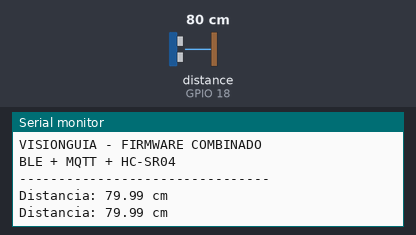
A sketch run on a simulated ESP32. Shown: the last lines printed to the serial monitor. Wiring (inferred from the names in the program): ultrasonic range finder: trigger GPIO 5; echo GPIO 18. The test bench sets the inputs (shaded band); at power-on: distance to the obstacle (sensor on GPIO 18) 80 cm. The echo pulse lasts 58.3 µs per cm; WiFi joins after 1.5 s; servers stay silent unless stated; no MQTT or app messages arrive unless stated; nothing arrives over Bluetooth unless stated; a phone connects over Bluetooth LE 3 s after start.

Above: at 2.8 s.
2.9 s: distance to the obstacle (sensor on GPIO 18) set to 2 cm
At 3.9 s:
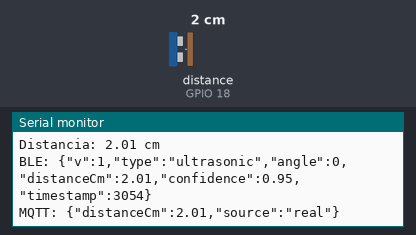
4.5 s: distance to the obstacle (sensor on GPIO 18) set to 4 cm
At 5.7 s:
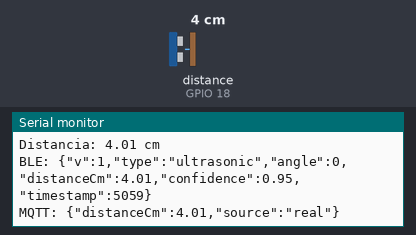
Timing chart, 0 to 7.5 s (numbered marks = the images above; inputs shaded):
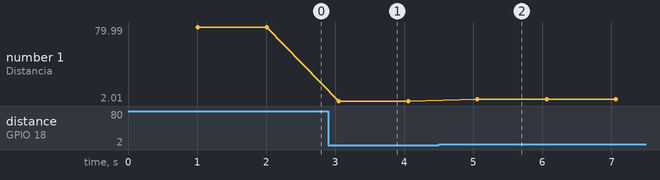

Measured:
- after the input at 2.9 s, the serial monitor: prints a new line after 0.15 s (image 1)
- after the input at 4.5 s, the serial monitor: prints a new line after 0.56 s (image 2)
- plotted number 1: 79.99 → 2.01 after the input at 2.9 s, 2.01 → 4.01 after the input at 4.5 s

The sketch:

VisionGuia_ESP32.ino
```cpp
#include <WiFi.h>
#include <PubSubClient.h>
#include <BLEDevice.h>
#include <BLEServer.h>
#include <BLEUtils.h>
#include <BLE2902.h>

// =============================================
// 1. CONFIGURACION WIFI
// =============================================

const char* WIFI_SSID = "FAM_MAYES";
const char* WIFI_PASSWORD = "28201418";

// =============================================
// 2. CONFIGURACION MQTT
// =============================================

const char* MQTT_SERVER = "192.168.18.22";
const int MQTT_PORT = 1883;

const char* MQTT_TOPIC = "visionguia/sensor/distancia";
const char* MQTT_CLIENT_ID = "VisionGuia-ESP32-Combined";

// =============================================
// 3. SENSOR HC-SR04
// =============================================

#define TRIG_PIN 5
#define ECHO_PIN 18

const unsigned long MEASUREMENT_INTERVAL = 1000;

// =============================================
// 4. UUID BLE - DEBEN COINCIDIR CON ANDROID
// =============================================

#define SERVICE_UUID "7e400001-b5a3-f393-e0a9-e50e24dcca9e"
#define SENSOR_UUID  "7e400003-b5a3-f393-e0a9-e50e24dcca9e"

// =============================================
// 5. OBJETOS Y ESTADO
// =============================================

WiFiClient wifiClient;
PubSubClient mqttClient(wifiClient);

BLECharacteristic* sensorCharacteristic = nullptr;

bool bleConnected = false;

unsigned long lastMeasurement = 0;
unsigned long lastWifiAttempt = 0;
unsigned long lastMqttAttempt = 0;

const unsigned long RECONNECT_INTERVAL = 3000;

// =============================================
// 6. CALLBACKS BLE
// =============================================

class VisionGuiaServerCallbacks : public BLEServerCallbacks {
    void onConnect(BLEServer* server) override {
        bleConnected = true;
        Serial.println("Android conectado por BLE");
    }

    void onDisconnect(BLEServer* server) override {
        bleConnected = false;
        Serial.println("Android desconectado");
        BLEDevice::startAdvertising();
    }
};

// =============================================
// 7. INICIALIZAR BLE
// =============================================

void setupBLE() {
    BLEDevice::init("VisionGuia-ESP32");
    BLEDevice::setMTU(185);

    BLEServer* server = BLEDevice::createServer();

    server->setCallbacks(new VisionGuiaServerCallbacks());

    BLEService* service = server->createService(SERVICE_UUID);

    sensorCharacteristic = service->createCharacteristic(
        SENSOR_UUID,
        BLECharacteristic::PROPERTY_READ |
        BLECharacteristic::PROPERTY_NOTIFY
    );

    sensorCharacteristic->addDescriptor(new BLE2902());

    sensorCharacteristic->setValue("{\"status\":\"ready\"}");

    service->start();

    BLEAdvertising* advertising = BLEDevice::getAdvertising();

    advertising->addServiceUUID(SERVICE_UUID);
    advertising->setScanResponse(true);

    BLEDevice::startAdvertising();

    Serial.println("BLE iniciado: VisionGuia-ESP32");
}

// =============================================
// 8. CONEXION WIFI NO BLOQUEANTE
// =============================================

void maintainWiFi() {
    if (WiFi.status() == WL_CONNECTED) return;

    unsigned long now = millis();

    if (now - lastWifiAttempt < RECONNECT_INTERVAL) return;

    lastWifiAttempt = now;

    Serial.println("Intentando conectar WiFi...");

    if (lastWifiAttempt == RECONNECT_INTERVAL) {
        WiFi.begin(WIFI_SSID, WIFI_PASSWORD);
    } else {
        WiFi.reconnect();
    }
}

// =============================================
// 9. CONEXION MQTT
// =============================================

void maintainMQTT() {
    if (WiFi.status() != WL_CONNECTED) return;
    if (mqttClient.connected()) return;

    unsigned long now = millis();

    if (now - lastMqttAttempt < RECONNECT_INTERVAL) return;

    lastMqttAttempt = now;

    Serial.print("Conectando a MQTT...");

    if (mqttClient.connect(MQTT_CLIENT_ID)) {
        Serial.println(" conectado");
    } else {
        Serial.print(" Error: ");
        Serial.println(mqttClient.state());
    }
}

// =============================================
// 10. LECTURA HC-SR04
// =============================================

float readDistance() {
    digitalWrite(TRIG_PIN, LOW);
    delayMicroseconds(3);

    digitalWrite(TRIG_PIN, HIGH);
    delayMicroseconds(10);

    digitalWrite(TRIG_PIN, LOW);

    unsigned long duration = pulseIn(
        ECHO_PIN,
        HIGH,
        30000UL
    );

    if (duration == 0) return -1;

    float distance = duration * 0.0343f / 2.0f;

    if (distance < 2 || distance > 400) return -1;

    return distance;
}

// =============================================
// 11. PUBLICAR MQTT
// CONSERVA EL FORMATO DEL FIRMWARE ANTERIOR
// =============================================

void publishMQTT(float distance) {
    if (!mqttClient.connected()) return;

    char payload[100];

    snprintf(
        payload,
        sizeof(payload),
        "{\"distanceCm\":%.2f,\"source\":\"real\"}",
        distance
    );

    if (mqttClient.publish(MQTT_TOPIC, payload)) {
        Serial.print("MQTT: ");
        Serial.println(payload);
    } else {
        Serial.println("Error publicando MQTT");
    }
}

// =============================================
// 12. ENVIAR NOTIFICACION BLE
// PROTOCOLO COMPATIBLE CON ANDROID
// =============================================

void publishBLE(float distance) {
    if (!bleConnected || sensorCharacteristic == nullptr) return;

    char payload[160];

    snprintf(
        payload,
        sizeof(payload),
        "{\"v\":1,\"type\":\"ultrasonic\",\"angle\":0,\"distanceCm\":%.2f,\"confidence\":0.95,\"timestamp\":%lu}",
        distance,
        millis()
    );

    sensorCharacteristic->setValue(
        (uint8_t*)payload,
        strlen(payload)
    );

    sensorCharacteristic->notify();

    Serial.print("BLE: ");
    Serial.println(payload);
}

// =============================================
// 13. SETUP
// =============================================

void setup() {
    Serial.begin(115200);

    pinMode(TRIG_PIN, OUTPUT);
    pinMode(ECHO_PIN, INPUT);

    digitalWrite(TRIG_PIN, LOW);

    setupBLE();

    WiFi.mode(WIFI_STA);
    WiFi.setAutoReconnect(true);
    WiFi.begin(WIFI_SSID, WIFI_PASSWORD);

    mqttClient.setServer(MQTT_SERVER, MQTT_PORT);
    mqttClient.setBufferSize(256);

    Serial.println("--------------------------------");
    Serial.println("VISIONGUIA - FIRMWARE COMBINADO");
    Serial.println("BLE + MQTT + HC-SR04");
    Serial.println("--------------------------------");
}

// =============================================
// 14. LOOP PRINCIPAL
// =============================================

void loop() {
    maintainWiFi();

    maintainMQTT();

    if (mqttClient.connected()) {
        mqttClient.loop();
    }

    unsigned long now = millis();

    if (now - lastMeasurement >= MEASUREMENT_INTERVAL) {
        lastMeasurement = now;

        float distance = readDistance();

        if (distance >= 0) {
            Serial.print("Distancia: ");
            Serial.print(distance);
            Serial.println(" cm");

            publishBLE(distance);
            publishMQTT(distance);
        } else {
            Serial.println("Sin eco valido");
        }
    }

    delay(5);
}
```
